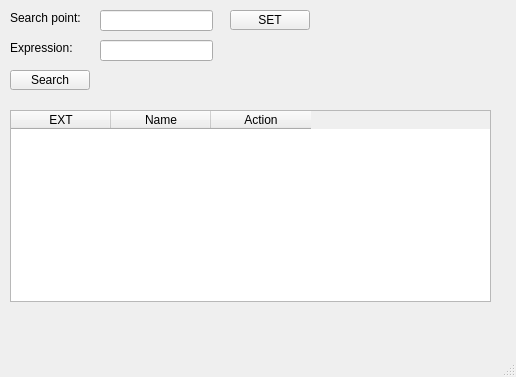
<?xml version="1.0" encoding="UTF-8"?>
<ui version="4.0">
 <class>MainWindow</class>
 <widget class="QMainWindow" name="MainWindow">
  <property name="geometry">
   <rect>
    <x>0</x>
    <y>0</y>
    <width>516</width>
    <height>377</height>
   </rect>
  </property>
  <property name="windowTitle">
   <string>MainWindow</string>
  </property>
  <widget class="QWidget" name="centralwidget">
   <widget class="QLabel" name="label">
    <property name="geometry">
     <rect>
      <x>10</x>
      <y>10</y>
      <width>81</width>
      <height>16</height>
     </rect>
    </property>
    <property name="text">
     <string>Search point: </string>
    </property>
   </widget>
   <widget class="QLabel" name="label_2">
    <property name="geometry">
     <rect>
      <x>10</x>
      <y>40</y>
      <width>81</width>
      <height>16</height>
     </rect>
    </property>
    <property name="text">
     <string>Expression: </string>
    </property>
   </widget>
   <widget class="QLineEdit" name="lineEdit">
    <property name="geometry">
     <rect>
      <x>100</x>
      <y>10</y>
      <width>113</width>
      <height>21</height>
     </rect>
    </property>
   </widget>
   <widget class="QLineEdit" name="lineEdit_2">
    <property name="geometry">
     <rect>
      <x>100</x>
      <y>40</y>
      <width>113</width>
      <height>21</height>
     </rect>
    </property>
   </widget>
   <widget class="QPushButton" name="pushButton">
    <property name="geometry">
     <rect>
      <x>230</x>
      <y>10</y>
      <width>80</width>
      <height>20</height>
     </rect>
    </property>
    <property name="text">
     <string>SET</string>
    </property>
   </widget>
   <widget class="QPushButton" name="pushButton_2">
    <property name="geometry">
     <rect>
      <x>10</x>
      <y>70</y>
      <width>80</width>
      <height>20</height>
     </rect>
    </property>
    <property name="text">
     <string>Search</string>
    </property>
   </widget>
   <widget class="QTableWidget" name="tableWidget">
    <property name="geometry">
     <rect>
      <x>10</x>
      <y>110</y>
      <width>481</width>
      <height>192</height>
     </rect>
    </property>
    <column>
     <property name="text">
      <string>EXT</string>
     </property>
    </column>
    <column>
     <property name="text">
      <string>Name</string>
     </property>
    </column>
    <column>
     <property name="text">
      <string>Action</string>
     </property>
    </column>
   </widget>
  </widget>
  <widget class="QMenuBar" name="menubar">
   <property name="geometry">
    <rect>
     <x>0</x>
     <y>0</y>
     <width>516</width>
     <height>18</height>
    </rect>
   </property>
  </widget>
  <widget class="QStatusBar" name="statusbar"/>
 </widget>
 <resources/>
 <connections/>
</ui>
